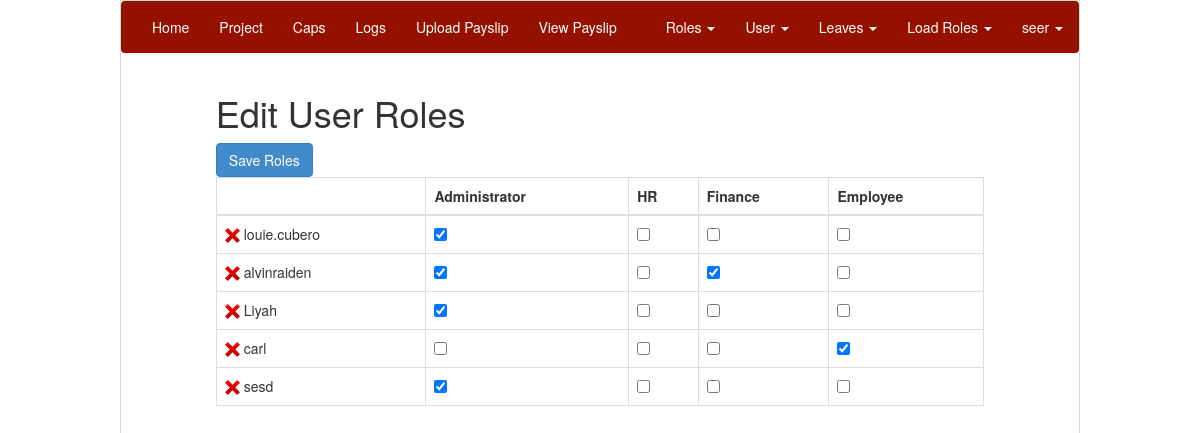
Page /admin/set_roles (signed in) on the committed database.
### app/users/models.py (models this page shows, shortened)
class User(UserMixin, Base):
    __tablename__ = 'users'
    id = Column(Integer, primary_key=True,autoincrement=True)
    first_name = Column(String(50), nullable=False)
    middle_name = Column(String(50), nullable=False)
    last_name = Column(String(50), nullable=False)
    email = Column(String(255), nullable=False, unique=True)
    username = Column(String(50), nullable=False, unique=True)
    password = Column(String(255), nullable=False, default='')
    active_role = Column(String(255)) ##Stores the active role of the user
    stored_file = relationship('Payslip', backref='users',lazy='dynamic')
    user_leaves = relationship('UserStatistics', backref='users',lazy='dynamic')
    images = relationship('ProfileImage', backref='users',lazy='dynamic')
    logs = relationship('Log',backref='users',lazy='dynamic')
    projects = relationship('Project', secondary=user_projects, backref=backref('users', lazy='dynamic'))
    role = relationship('Role', secondary='user_roles')
    supervisor = Column(String(255))
    is_supervisor = Column(Boolean)
    supervisee = Column(String(255))
    def load_perms(self, role):
        r = Role.query.filter_by(name=role).first()
        return r.permissions
    def check_perms(self, perms, setofperms):
        p = Permission.query.filter_by(permission_name=str(perms)).first()
        check = p in setofperms
        return check
    def load_roles(self, username):
        u = User.query.filter_by(username=username).first()
        return u.role

class Role(Base):
    __tablename__ = 'roles'
    id = Column(Integer, primary_key=True, autoincrement=True)
    name = Column(String(64), unique=True)
    user = relationship('User', secondary='user_roles')
    permissions = relationship('Permission', secondary='role_perms')

### app/users/controllers.py (the view, shortened to what this page needs)
@Users.route('/admin/set_roles', methods=['GET','POST'])
def set_roles():
    all_users = User.query.all()
    roles = Role.query.all()
    for i in all_users:
        if i.username == ADMIN:
            all_users.remove(User.query.filter_by(username=ADMIN).first())
    return render_template('admin/set_roles.html', all_users=all_users, roles=roles, ADMIN=ADMIN)

### app/users/controllers.py (called while the page is built)
@Users.app_context_processor
def inject_permissions():
    if current_user.active_role is None:
        return dict(user_perms = current_user.init_active_roles(current_user.username),
                    user = current_user, role=current_user.load_roles(current_user.username))
    elif current_user.active_role == 'None':
        return dict(user_perms =[ ],
                    user = current_user, role=current_user.load_roles(current_user.username))
    return dict(user_perms = current_user.load_perms(current_user.active_role),
                    user = current_user,role=current_user.load_roles(current_user.username))

@Users.before_request
def before_request():
    g.user = current_user   #current user from flask.ext.login

@login_manager.user_loader
def load_user(id):
    return User.query.get(int(id))

### app/templates/admin/set_roles.html (shortened to what this page needs)
{% if current_user.check_perms('Administrator', user_perms) %}
{% from "macros.html" import render_field %}
{% extends "layout.html" %}
{% block body %}
	{% include 'home/navigation.html' %}
	<div class="col-md-1">
	</div>
	<div class="col-md-10">
		<H1>Edit User Roles </H1>
		<form method="POST" enctype="multipart/form-data">
			<div class="table-responsive">
			  <table class="table table-bordered table-hover">
				<thead>
				  <tr>
					<th> </th>
					{% for r in roles %}
					<th>{{r.name}}</th>
					{% endfor %}
				  </tr>
				</thead>
				<tbody>
				  <tr>
				{% for u in all_users %}
				  <td>
				  <a href="#" data-toggle="modal" data-target="#confirm-delete-{{ loop.index }}"><img src = "{{url_for('static', filename='assets/images/x.png') }}"></a>
				  {{u.username}}
				  </td>
				  {% for r in roles %}
					<td><input type="checkbox" name="{{u.username}} {{r.name}}" value="{{r.name}}"
					{% if r in u.load_roles(u.username) %}
					checked
					{% endif %}
					/></td>
				  {% endfor %}
				  </tr>
				{% endfor %}
				<input class="btn btn-primary" button type="submit" name="button" value="Save Roles"></input><br>
			</form>
			</div>
	</div>
	<div class="col-md-1">
	</div>
{% endblock %}
{% endif %}

### app/templates/layout.html (shortened to what this page needs)
<!doctype html>
<head>
	<link rel="stylesheet" type="text/css" href="{{ url_for('static', filename='assets/css/styles.css') }}" >
	<link rel="stylesheet" type="text/css" href="{{ url_for('static', filename='assets/css/nav-bar.css') }}" >
	<link rel="stylesheet" type="text/css" href="{{ url_for('static', filename='assets/css/checkbox-sorter.css') }}" >
	<link rel="stylesheet" type="text/css" href="{{ url_for('static', filename='assets/css/accordion.css') }}" >
  <link rel="stylesheet" type="text/css" href="{{ url_for('static', filename='assets/css/bootstrap.min.css') }}" >
  <link rel="stylesheet" href="http://code.jquery.com/ui/1.10.3/themes/blitzer/jquery-ui.css" type="text/css" />
  <link href="{{ url_for('static', filename='assets/css/datepicker3.css') }}" rel="stylesheet">
</head>
<div class="page">
	{% block body %}{% endblock %}

### app/templates/home/navigation.html (shortened to what this page needs)
{% block navbar %}
<nav class="navbar navbar-custom">
  <div class="container-fluid">
    <div>
      	<ul class="nav navbar-nav">
	        <li><a href="{{url_for('Home.show_home')}}">Home</a></li>
			{% if current_user.check_perms('See Projects', user_perms) %}
			<li><a href="{{ url_for('Projects.show_project') }}">Project</a></li>
			{%endif%}
			<li><a href="#">Caps</a></li>
			<li><a href="#">Logs</a></li>
			{% if current_user.check_perms('Upload Payslip', user_perms) %}
			<li><a href="{{url_for('PaySlip.payslip_base')}}">Upload Payslip</a></li>
			{% endif %}
			{% if current_user.check_perms('View Payslip', user_perms) %}
			<li><a href="{{url_for('PaySlip.view_payslip')}}">View Payslip</a></li>
			{% endif %}
		</ul>
		<ul class="nav navbar-nav navbar-right">
		{% if current_user.check_perms('Administrator', user_perms) %}
			<li class="dropdown">
	          <a class="dropdown-toggle" data-toggle="dropdown" href="#">Roles
	          <span class="caret"></span></a>
	        </li>
			<li class="dropdown">
	          <a class="dropdown-toggle" data-toggle="dropdown" href="#">User
	          <span class="caret"></span></a>
	        </li>
		{% endif %}
			<li class="dropdown">
	          <a class="dropdown-toggle" data-toggle="dropdown" href="#">Leaves
	          <span class="caret"></span></a>
	        </li>
			<li class="dropdown">
	          <a class="dropdown-toggle" data-toggle="dropdown" href="#">Load Roles
	          <span class="caret"></span></a>
	        </li>
			<li class="dropdown">
	          <a class="dropdown-toggle" data-toggle="dropdown" href="#">{{user.username}}
	          <span class="caret"></span></a>
	        </li>
		</ul>
    </div>
  </div>
</nav>
{% endblock %}

### app/static/assets/css/styles.css (style rules this page uses)
.page { background: none repeat scroll 0 0 white; width: 80%; height: 800px; margin: 0 auto; border: 1px solid #cdc; }
a { text-decoration: none; color: #000000; }

### app/static/assets/css/nav-bar.css (style rules this page uses)
.navbar-custom { background-color: #941100; border-color: #d8d8d8; }
.navbar-custom .navbar-nav > li > a { color: #ffffff; }

### rows in the picture
User: username "seer"
Role: name "Administrator"
Role: name "HR"
Role: name "Finance"
Role: name "Employee"
User: username "louie.cubero", username "☑"
User: username "alvinraiden", username "☑"
User: username "Liyah", username "☑"
User: username "carl", username "☑"
User: username "sesd", username "☑"
